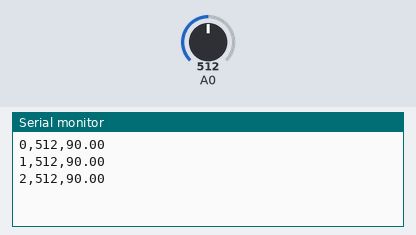
The sketch below on a simulated Arduino Uno, built with avr-gcc and run on an emulated ATmega328P. On the bench: the last lines printed to the serial monitor. The inputs (shaded band) are chosen by the test bench; at power-on: A0 = 512.

Above: at 1.2 s.
1.3 s: A0 set to 716
At 1.9 s:
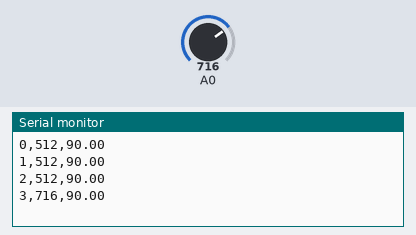
2.8 s: A0 set to 900
At 3.4 s:
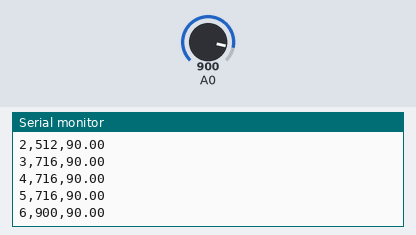
Timing chart, 0 to 5.8 s (numbered marks = the images above; inputs shaded):
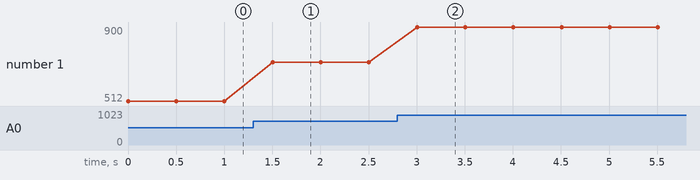

The sketch:

serialdump.ino
```cpp
int val = 0;
int potval = 0;
float percent = 90.0;


void setup() {
  // put your setup code here, to run once:
  Serial.begin(9600);
}

void loop() {
  // put your main code here, to run repeatedly:
  if (Serial.available() > 0) {
    // get incoming byte:
    int inByte = Serial.parseInt();
  }

  potval = analogRead(0);
  Serial.print(val);
  Serial.print(",");
  Serial.print(potval);
  Serial.print(",");
  Serial.println(percent);

  val = val + 1;
  delay(500);
}
```

Measured:
- after the input at 1.3 s, the serial monitor: prints a new line after 0.20 s (image 1)
- after the input at 2.8 s, the serial monitor: prints a new line after 0.21 s (image 2)
- plotted number 1: 512 → 716 after the input at 1.3 s, 716 → 900 after the input at 2.8 s
